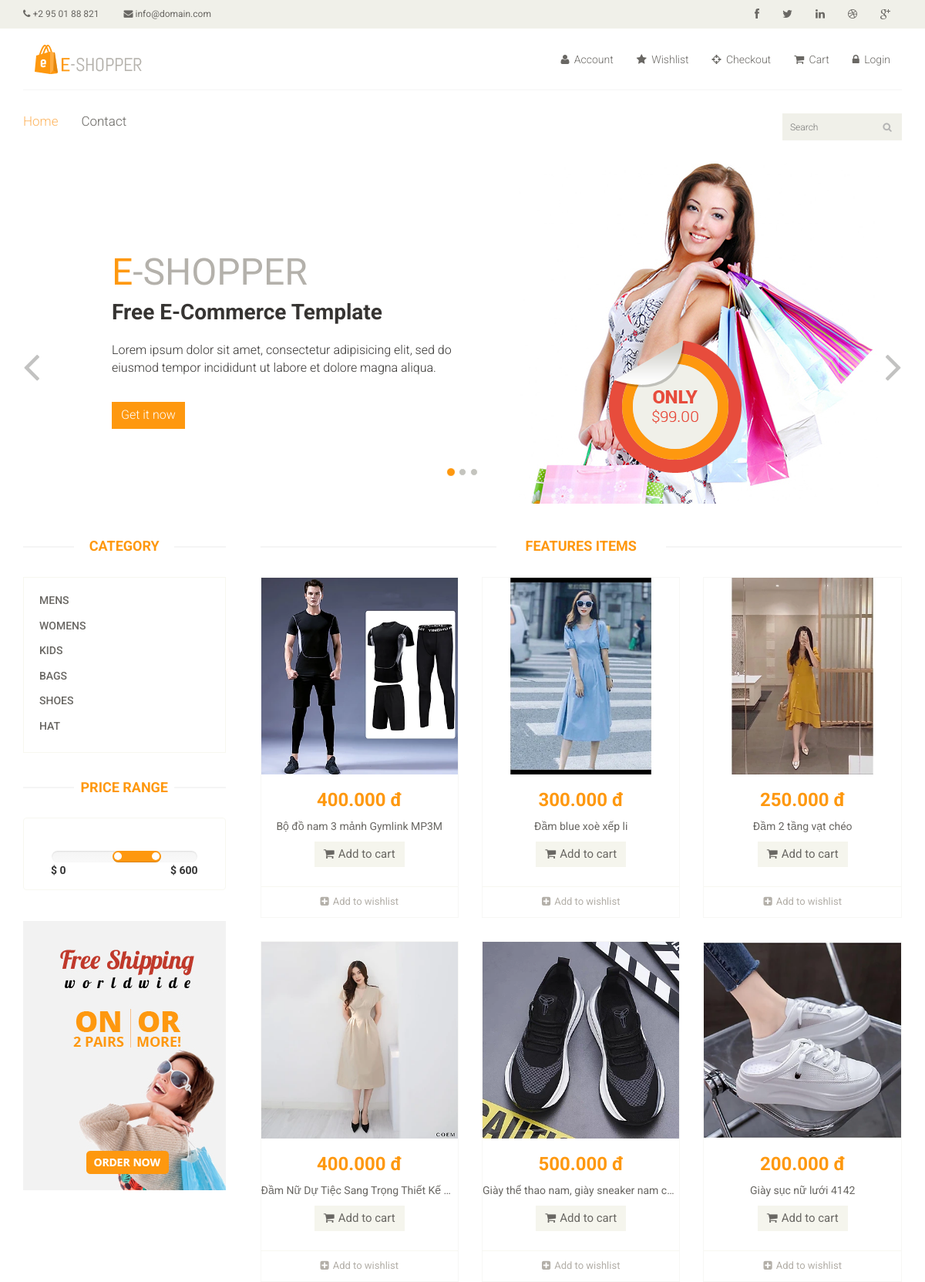
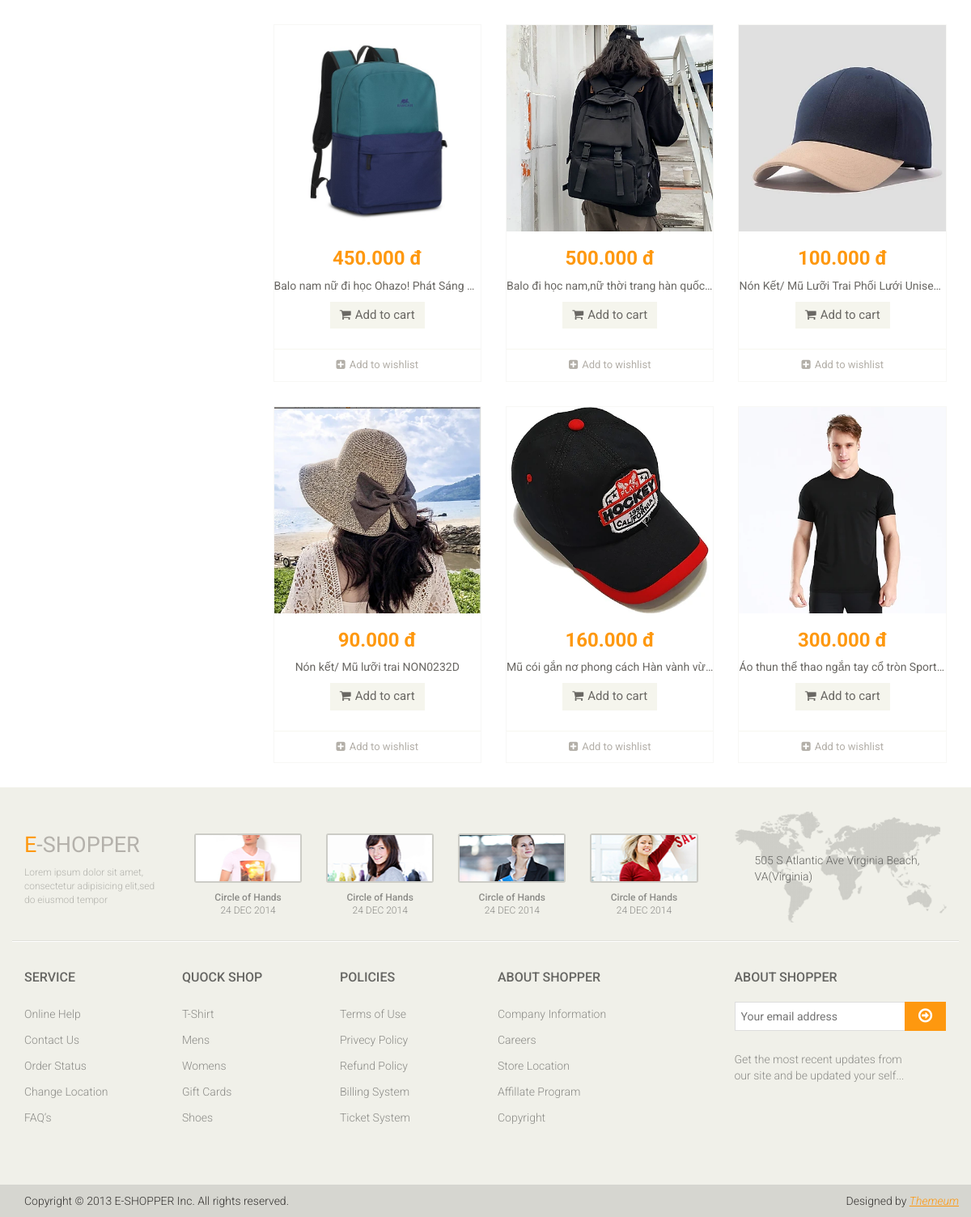
The page / on the database its author committed (2 pictures, top to bottom).
### polls/models.py (models this page shows)
class Category(models.Model):
    name =models.CharField(max_length=30)

class Product(models.Model):
    url =models.CharField(max_length=200)
    name =models.CharField(max_length=50)
    discription =models.TextField(max_length=1000)
    price =models.FloatField()
    category = models.ForeignKey(Category,on_delete=models.CASCADE)
    store = models.ForeignKey(User,on_delete=models.CASCADE)
    quantity =models.IntegerField()
    size = models.CharField(max_length=100, null=True)

### polls/views.py (the view)
# urls.py: path('', views.index, name='index'),
def index(request,category_id=None):
    if (category_id == None):
        product = get_list_or_404(Product)
    else:
        product = get_list_or_404(Product, category_id=category_id)
    category = get_list_or_404(Category)
    return render(request, 'polls/index.html', {'product': product, 'category':category})

### templates/polls/index.html (shortened to what this page needs)
{% extends "polls/base.html" %}
{% load static %}
{% block content %}
<section id="slider">
	<div class="container">
		<div class="row">
			<div class="col-sm-12">
				<div id="slider-carousel" class="carousel slide" data-ride="carousel">
					<ol class="carousel-indicators">
						<li data-target="#slider-carousel" data-slide-to="0" class="active"></li>
						<li data-target="#slider-carousel" data-slide-to="1"></li>
						<li data-target="#slider-carousel" data-slide-to="2"></li>
					</ol>
					<div class="carousel-inner">
						<div class="item active">
							<div class="col-sm-6">
								<h1><span>E</span>-SHOPPER</h1>
								<h2>Free E-Commerce Template</h2>
								<p>Lorem ipsum dolor sit amet, consectetur adipisicing elit, sed do eiusmod tempor incididunt ut labore et dolore magna aliqua. </p>
								<button type="button" class="btn btn-default get">Get it now</button>
							</div>
							<div class="col-sm-6">
								<img src="{% static 'images/home/girl1.jpg' %}" class="girl img-responsive" alt="" />
								<img src="{% static 'images/home/pricing.png' %}"  class="pricing" alt="" />
							</div>
						</div>
					</div>
					<a href="#slider-carousel" class="left control-carousel hidden-xs" data-slide="prev">
						<i class="fa fa-angle-left"></i>
					</a>
					<a href="#slider-carousel" class="right control-carousel hidden-xs" data-slide="next">
						<i class="fa fa-angle-right"></i>
					</a>
				</div>
			</div>
		</div>
	</div>
</section>
<section>
	<div class="container">
		<div class="row">
			<div class="col-sm-3">
				<div class="left-sidebar">
					<h2>Category</h2>
					<div class="panel-group category-products" id="accordian">
						{% for cago in category %}
						<div class="panel panel-default">
							<div class="panel-heading">
								<h4 class="panel-title"><a href="/category/{{cago.id}}">{{cago.name}}</a></h4>
							</div>
						</div>
						{% endfor %}
					</div>
					<div class="price-range">
						<h2>Price Range</h2>
						<div class="well text-center">
							 <input type="text" class="span2" value="" data-slider-min="0" data-slider-max="600" data-slider-step="5" data-slider-value="[250,450]" id="sl2" ><br />
							 <b class="pull-left">$ 0</b> <b class="pull-right">$ 600</b>
						</div>
					</div>
					<div class="shipping text-center">
						<img src="{% static '/images/home/shipping.jpg' %}" alt="" />
					</div>
				</div>
			</div>
			<div class="col-sm-9 padding-right">
				<div class="features_items">
					<h2 class="title text-center">Features Items</h2>
					{% for pro in product %}
					<div class="col-sm-4">
						<div class="product-image-wrapper">
							<div class="single-products">
									<div class="productinfo text-center">
										<img src="{% static 'images/product/'|add:pro.url %}"  alt="" />
										<h2>{{pro.price|floatformat:3}} đ</h2>
										<p style ="white-space: nowrap; overflow: hidden; text-overflow: ellipsis;">{{pro.name}}</p>
										<a href="#" class="btn btn-default add-to-cart"><i class="fa fa-shopping-cart"></i>Add to cart</a>
									</div>
									<div class="product-overlay">
										<div class="overlay-content">
										</div>
									</div>
							</div>
							<div class="choose">
								<ul class="nav nav-pills nav-justified">
									<li><a href="#"><i class="fa fa-plus-square"></i>Add to wishlist</a></li>
								</ul>
							</div>
						</div>
					</div>
					{% endfor %}
				</div>
			</div>
		</div>
	</div>
</section>
{% endblock %}

### templates/polls/base.html (shortened to what this page needs)
<!DOCTYPE html>
{% load static %}
<html lang="en">
<head>
    <link href="{% static 'css/bootstrap.min.css' %}" rel="stylesheet">
    <link href="{% static 'css/font-awesome.min.css' %}" rel="stylesheet">
    <link href="{% static 'css/prettyPhoto.css' %}" rel="stylesheet">
    <link href="{% static 'css/price-range.css' %}" rel="stylesheet">
    <link href="{% static 'css/animate.css' %}" rel="stylesheet">
	<link href="{% static 'css/main.css' %}" rel="stylesheet">
	<link href="{% static 'css/responsive.css' %}" rel="stylesheet">
</head>
<body>
    <header id="header">
		<div class="header_top">
			<div class="container">
				<div class="row">
					<div class="col-sm-6">
						<div class="contactinfo">
							<ul class="nav nav-pills">
								<li><a href="#"><i class="fa fa-phone"></i> +2 95 01 88 821</a></li>
								<li><a href="#"><i class="fa fa-envelope"></i> info@domain.com</a></li>
							</ul>
						</div>
					</div>
					<div class="col-sm-6">
						<div class="social-icons pull-right">
							<ul class="nav navbar-nav">
								<li><a href="#"><i class="fa fa-facebook"></i></a></li>
								<li><a href="#"><i class="fa fa-twitter"></i></a></li>
								<li><a href="#"><i class="fa fa-linkedin"></i></a></li>
								<li><a href="#"><i class="fa fa-dribbble"></i></a></li>
								<li><a href="#"><i class="fa fa-google-plus"></i></a></li>
							</ul>
						</div>
					</div>
				</div>
			</div>
		</div>
		<div class="header-middle">
			<div class="container">
				<div class="row">
					<div class="col-md-4 clearfix">
						<div class="logo pull-left">
							<a href="index.html"><img src="{% static 'images/home/logo.png' %}" alt="" /></a>
						</div>
					</div>
					<div class="col-md-8 clearfix">
						<div class="shop-menu clearfix pull-right">
							<ul class="nav navbar-nav">
								<li><a href=""><i class="fa fa-user"></i> Account</a></li>
								<li><a href=""><i class="fa fa-star"></i> Wishlist</a></li>
								<li><a href="checkout.html"><i class="fa fa-crosshairs"></i> Checkout</a></li>
								<li><a href="cart.html"><i class="fa fa-shopping-cart"></i> Cart</a></li>
								<li><a href="login.html"><i class="fa fa-lock"></i> Login</a></li>
							</ul>
						</div>
					</div>
				</div>
			</div>
		</div>
		<div class="header-bottom">
			<div class="container">
				<div class="row">
					<div class="col-sm-9">
						<div class="mainmenu pull-left">
							<ul class="nav navbar-nav collapse navbar-collapse">
								<li><a href="/" class="active">Home</a></li>
								<li><a href="/contact_us">Contact</a></li>
							</ul>
						</div>
					</div>
					<div class="col-sm-3">
						<div class="search_box pull-right">
							<input type="text" placeholder="Search"/>
						</div>
					</div>
				</div>
			</div>
		</div>
	</header>
    {% block content %}
    {% endblock %}
    <footer id="footer">
		<div class="footer-top">
			<div class="container">
				<div class="row">
					<div class="col-sm-2">
						<div class="companyinfo">
							<h2><span>e</span>-shopper</h2>
							<p>Lorem ipsum dolor sit amet, consectetur adipisicing elit,sed do eiusmod tempor</p>
						</div>
					</div>
					<div class="col-sm-7">
						<div class="col-sm-3">
							<div class="video-gallery text-center">
								<a href="#">
									<div class="iframe-img">
										<img src="{% static 'images/home/iframe1.png' %}" alt="" />
									</div>
								</a>
								<p>Circle of Hands</p>
								<h2>24 DEC 2014</h2>
							</div>
						</div>
						<div class="col-sm-3">
							<div class="video-gallery text-center">
								<a href="#">
									<div class="iframe-img">
										<img src="{% static 'images/home/iframe2.png' %}" alt="" />
									</div>
								</a>
								<p>Circle of Hands</p>
								<h2>24 DEC 2014</h2>
							</div>
						</div>
						<div class="col-sm-3">
							<div class="video-gallery text-center">
								<a href="#">
									<div class="iframe-img">
										<img src="{% static 'images/home/iframe3.png' %}" alt="" />
									</div>
								</a>
								<p>Circle of Hands</p>
								<h2>24 DEC 2014</h2>
							</div>
						</div>
						<div class="col-sm-3">
							<div class="video-gallery text-center">
								<a href="#">
									<div class="iframe-img">
										<img src="{% static 'images/home/iframe4.png' %}" alt="" />
									</div>
								</a>
								<p>Circle of Hands</p>
								<h2>24 DEC 2014</h2>
							</div>
						</div>
					</div>
					<div class="col-sm-3">
						<div class="address">
							<img src="{% static 'images/home/map.png' %}" alt="" />
							<p>505 S Atlantic Ave Virginia Beach, VA(Virginia)</p>
						</div>
					</div>
				</div>
			</div>
		</div>
		<div class="footer-widget">
			<div class="container">
				<div class="row">
					<div class="col-sm-2">
						<div class="single-widget">
							<h2>Service</h2>
							<ul class="nav nav-pills nav-stacked">
								<li><a href="#">Online Help</a></li>
								<li><a href="#">Contact Us</a></li>
								<li><a href="#">Order Status</a></li>
								<li><a href="#">Change Location</a></li>
								<li><a href="#">FAQ’s</a></li>
							</ul>
						</div>
					</div>
					<div class="col-sm-2">
						<div class="single-widget">
							<h2>Quock Shop</h2>
							<ul class="nav nav-pills nav-stacked">
								<li><a href="#">T-Shirt</a></li>
								<li><a href="#">Mens</a></li>
								<li><a href="#">Womens</a></li>
								<li><a href="#">Gift Cards</a></li>
								<li><a href="#">Shoes</a></li>
							</ul>
						</div>
					</div>
					<div class="col-sm-2">
						<div class="single-widget">
							<h2>Policies</h2>
							<ul class="nav nav-pills nav-stacked">
								<li><a href="#">Terms of Use</a></li>
								<li><a href="#">Privecy Policy</a></li>
								<li><a href="#">Refund Policy</a></li>
								<li><a href="#">Billing System</a></li>
								<li><a href="#">Ticket System</a></li>
							</ul>
						</div>
					</div>
					<div class="col-sm-2">
						<div class="single-widget">
							<h2>About Shopper</h2>
							<ul class="nav nav-pills nav-stacked">
								<li><a href="#">Company Information</a></li>
								<li><a href="#">Careers</a></li>
								<li><a href="#">Store Location</a></li>
								<li><a href="#">Affillate Program</a></li>
								<li><a href="#">Copyright</a></li>
							</ul>
						</div>
					</div>
					<div class="col-sm-3 col-sm-offset-1">
						<div class="single-widget">
							<h2>About Shopper</h2>
							<form action="#" class="searchform">
								<input type="text" placeholder="Your email address" />
								<button type="submit" class="btn btn-default"><i class="fa fa-arrow-circle-o-right"></i></button>
								<p>Get the most recent updates from <br />our site and be updated your self...</p>
							</form>
						</div>
					</div>
				</div>
			</div>
		</div>
		<div class="footer-bottom">
			<div class="container">
				<div class="row">
					<p class="pull-left">Copyright © 2013 E-SHOPPER Inc. All rights reserved.</p>
					<p class="pull-right">Designed by <span><a target="_blank" href="http://www.themeum.com">Themeum</a></span></p>
				</div>
			</div>
		</div>
	</footer>
</body>
</html>

### rows shown on the page
Category: name "MENS"
Category: name "WOMENS"
Category: name "KIDS"
Category: name "BAGS"
Category: name "SHOES"
Category: name "HAT"
Product: url (picture), price "400.000", name "Bộ đồ nam 3 mảnh Gymlink MP3M"
Product: url (picture), price "300.000", name "Đầm blue xoè xếp li"
Product: url (picture), price "250.000", name "Đầm 2 tầng vạt chéo"
Product: url (picture), price "400.000", name "Đầm Nữ Dự Tiệc Sang Trọng Thiết Kế…"
Product: url (picture), price "500.000", name "Giày thể thao nam, giày sneaker nam c…"
Product: url (picture), price "200.000", name "Giày sục nữ lưới 4142"
Product: url (picture), price "450.000", name "Balo nam nữ đi học Ohazo! Phát Sáng…"
Product: url (picture), price "500.000", name "Balo đi học nam,nữ thời trang hàn quốc…"
Product: url (picture), price "100.000", name "Nón Kết/ Mũ Lưỡi Trai Phối Lưới Unise…"
Product: url (picture), price "90.000", name "Nón kết/ Mũ lưỡi trai NON0232D"
Product: url (picture), price "160.000", name "Mũ cói gắn nơ phong cách Hàn vành v…"
Product: url (picture), price "300.000", name "Áo thun thể thao ngắn tay cổ tròn Sport…"
